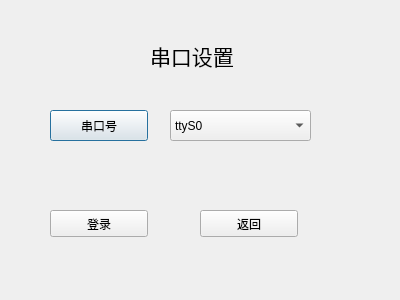
<?xml version="1.0" encoding="UTF-8"?>
<ui version="4.0">
 <class>UartDialog</class>
 <widget class="QDialog" name="UartDialog">
  <property name="geometry">
   <rect>
    <x>0</x>
    <y>0</y>
    <width>400</width>
    <height>300</height>
   </rect>
  </property>
  <property name="windowTitle">
   <string>Dialog</string>
  </property>
  <widget class="QPushButton" name="pushButton">
   <property name="geometry">
    <rect>
     <x>50</x>
     <y>110</y>
     <width>98</width>
     <height>31</height>
    </rect>
   </property>
   <property name="text">
    <string>串口号</string>
   </property>
  </widget>
  <widget class="QPushButton" name="uartlogbutton">
   <property name="geometry">
    <rect>
     <x>50</x>
     <y>210</y>
     <width>98</width>
     <height>27</height>
    </rect>
   </property>
   <property name="text">
    <string>登录</string>
   </property>
  </widget>
  <widget class="QPushButton" name="uartreturnbutton">
   <property name="geometry">
    <rect>
     <x>200</x>
     <y>210</y>
     <width>98</width>
     <height>27</height>
    </rect>
   </property>
   <property name="text">
    <string>返回</string>
   </property>
  </widget>
  <widget class="QLabel" name="label">
   <property name="geometry">
    <rect>
     <x>150</x>
     <y>30</y>
     <width>91</width>
     <height>51</height>
    </rect>
   </property>
   <property name="font">
    <font>
     <pointsize>16</pointsize>
    </font>
   </property>
   <property name="text">
    <string>串口设置</string>
   </property>
  </widget>
  <widget class="QComboBox" name="UartComboBox">
   <property name="geometry">
    <rect>
     <x>170</x>
     <y>110</y>
     <width>141</width>
     <height>31</height>
    </rect>
   </property>
   <item>
    <property name="text">
     <string>ttyS0</string>
    </property>
   </item>
   <item>
    <property name="text">
     <string>ttyS1</string>
    </property>
   </item>
   <item>
    <property name="text">
     <string>ttyS2</string>
    </property>
   </item>
   <item>
    <property name="text">
     <string>ttyS3</string>
    </property>
   </item>
   <item>
    <property name="text">
     <string>ttyS4</string>
    </property>
   </item>
   <item>
    <property name="text">
     <string>ttyS5</string>
    </property>
   </item>
   <item>
    <property name="text">
     <string>ttyUSB0</string>
    </property>
   </item>
   <item>
    <property name="text">
     <string>ttyUSB1</string>
    </property>
   </item>
   <item>
    <property name="text">
     <string>ttyUSB2</string>
    </property>
   </item>
   <item>
    <property name="text">
     <string>ttyUSB3</string>
    </property>
   </item>
   <item>
    <property name="text">
     <string>ttyUSB4</string>
    </property>
   </item>
   <item>
    <property name="text">
     <string>ttyUSB5</string>
    </property>
   </item>
  </widget>
 </widget>
 <resources/>
 <connections/>
</ui>
